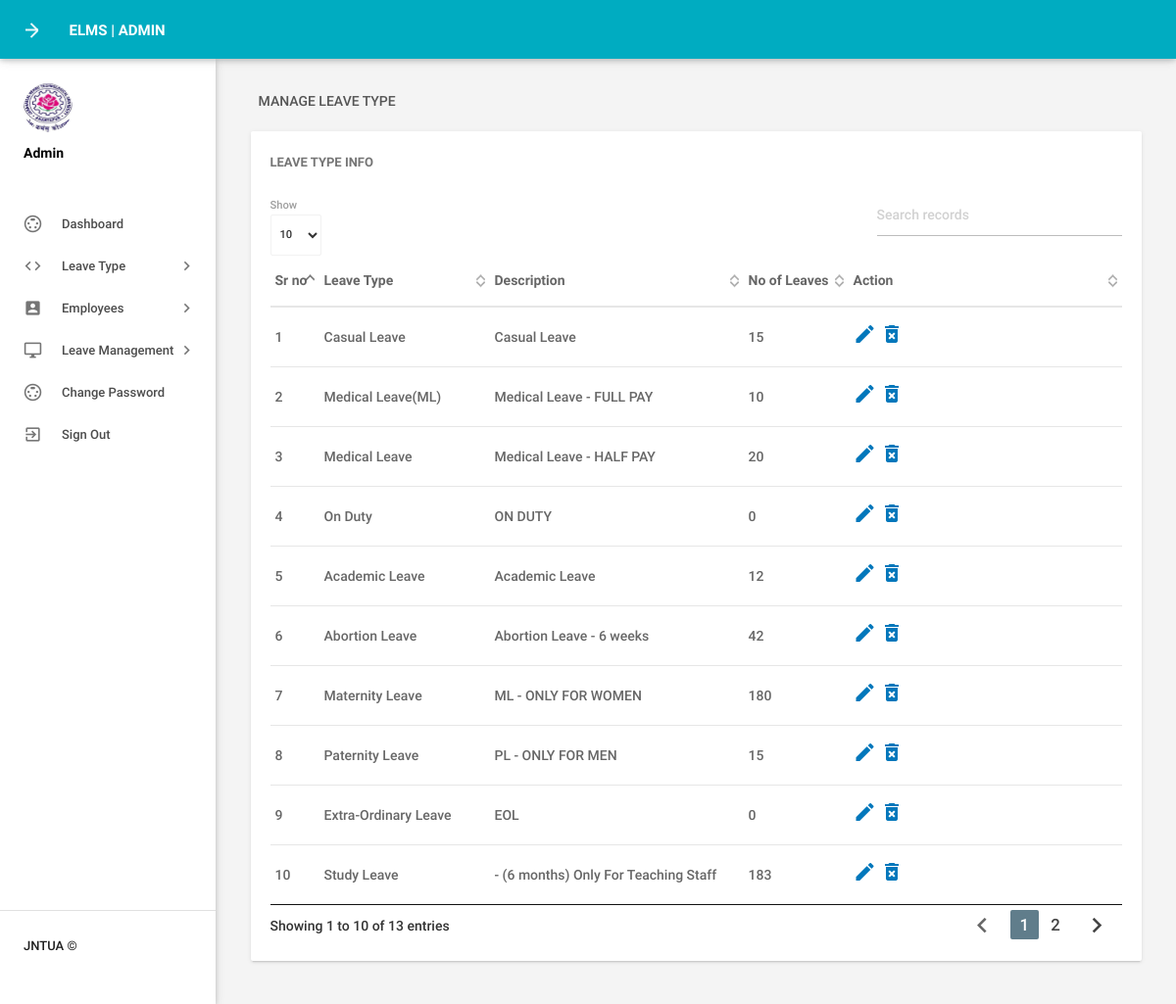
Screenshot of /elms/admin/manageleavetype.php (signed in) with the database file from the repository.
### tables this page shows
CREATE TABLE `tblleavetype` (
  `id` int(11) NOT NULL,
  `LeaveType` varchar(200) DEFAULT NULL,
  `Description` mediumtext DEFAULT NULL,
  `Leaves` int(200) NOT NULL,
  `AppliedTo` varchar(10) DEFAULT 'Both',
  `ValidDays` varchar(11) NOT NULL
);

### elms/admin/manageleavetype.php (the view, shortened to what this page needs)
<?php
include('includes/config.php');
if(strlen($_SESSION['alogin'])==0)
    {
header('location:index.php');
}
else{
 ?>
<!DOCTYPE html>
<html lang="en">
    <head>
        <link type="text/css" rel="stylesheet" href="../assets/plugins/materialize/css/materialize.min.css"/>
        <link href="../assets/plugins/material-preloader/css/materialPreloader.min.css" rel="stylesheet">
        <link href="../assets/plugins/datatables/css/jquery.dataTables.min.css" rel="stylesheet">
        <link href="../assets/css/alpha.min.css" rel="stylesheet" type="text/css"/>
        <link href="../assets/css/custom.css" rel="stylesheet" type="text/css"/>
    </head>
    <body>
       <?php include('includes/header.php');?>
       <?php include('includes/sidebar.php');?>
            <main class="mn-inner">
                <div class="row">
                    <div class="col s12">
                        <div class="page-title">Manage Leave Type</div>
                    </div>
                    <div class="col s12 m12 l12">
                        <div class="card">
                            <div class="card-content">
                                <span class="card-title">Leave Type Info</span>
                                <table id="example" class="display responsive-table ">
                                    <thead>
                                        <tr>
                                            <th>Sr no</th>
                                            <th>Leave Type</th>
                                            <th>Description</th>
                                            <th>No of Leaves</th>
                                            <th>Action</th>
                                        </tr>
                                    </thead>
                                    <tbody>
<?php $sql = "SELECT * from tblleavetype";
$query = $dbh -> prepare($sql);
$query->execute();
$results=$query->fetchAll(PDO::FETCH_OBJ);
$cnt=1;
if($query->rowCount() > 0)
{
foreach($results as $result)
{               ?>
                                        <tr>
                                            <td> <?php echo htmlentities($cnt);?></td>
                                            <td><?php echo htmlentities($result->LeaveType);?></td>
                                            <td><?php echo htmlentities($result->Description);?></td>
                                            <td><?php echo htmlentities($result->Leaves);?></td>
                                            <td><a href="editleavetype.php?lid=<?php echo htmlentities($result->id);?>"><i class="material-icons">mode_edit</i></a>
                                            <a href="manageleavetype.php?del=<?php echo htmlentities($result->id);?>" onclick="return confirm('Do you want to delete');"> <i class="material-icons">delete_forever</i></a> </td>
                                        </tr>
                                         <?php $cnt++;} }?>
                                    </tbody>
                                </table>
                            </div>
                        </div>
                    </div>
                </div>
            </main>
        </div>
        <div class="left-sidebar-hover"></div>
    </body>
</html>
<?php } ?>

### rows the page displays
tblleavetype: LeaveType "Casual Leave", Description "Casual Leave", Leaves "15"
tblleavetype: LeaveType "Medical Leave(ML)", Description "Medical Leave - FULL PAY", Leaves "10"
tblleavetype: LeaveType "Medical Leave", Description "Medical Leave - HALF PAY", Leaves "20"
tblleavetype: LeaveType "On Duty", Description "ON DUTY", Leaves "0"
tblleavetype: LeaveType "Academic Leave", Description "Academic Leave", Leaves "12"
tblleavetype: LeaveType "Abortion Leave", Description "Abortion Leave - 6 weeks", Leaves "42"
tblleavetype: LeaveType "Maternity Leave", Description "ML - ONLY FOR WOMEN", Leaves "180"
tblleavetype: LeaveType "Paternity Leave", Description "PL - ONLY FOR MEN", Leaves "15"
tblleavetype: LeaveType "Extra-Ordinary Leave", Description "EOL", Leaves "0"
tblleavetype: LeaveType "Study Leave", Description "- (6 months) Only For Teaching Staff", Leaves "183"
